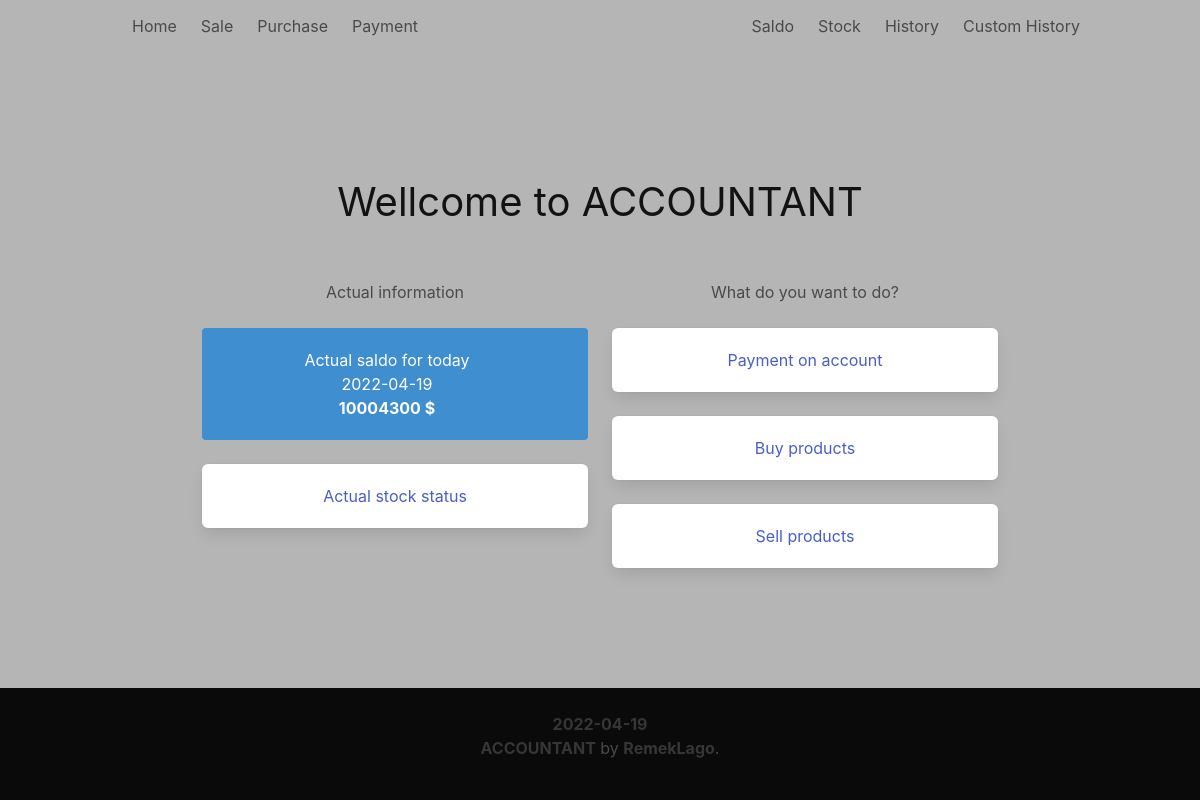
The page /index on the database as committed earlier.
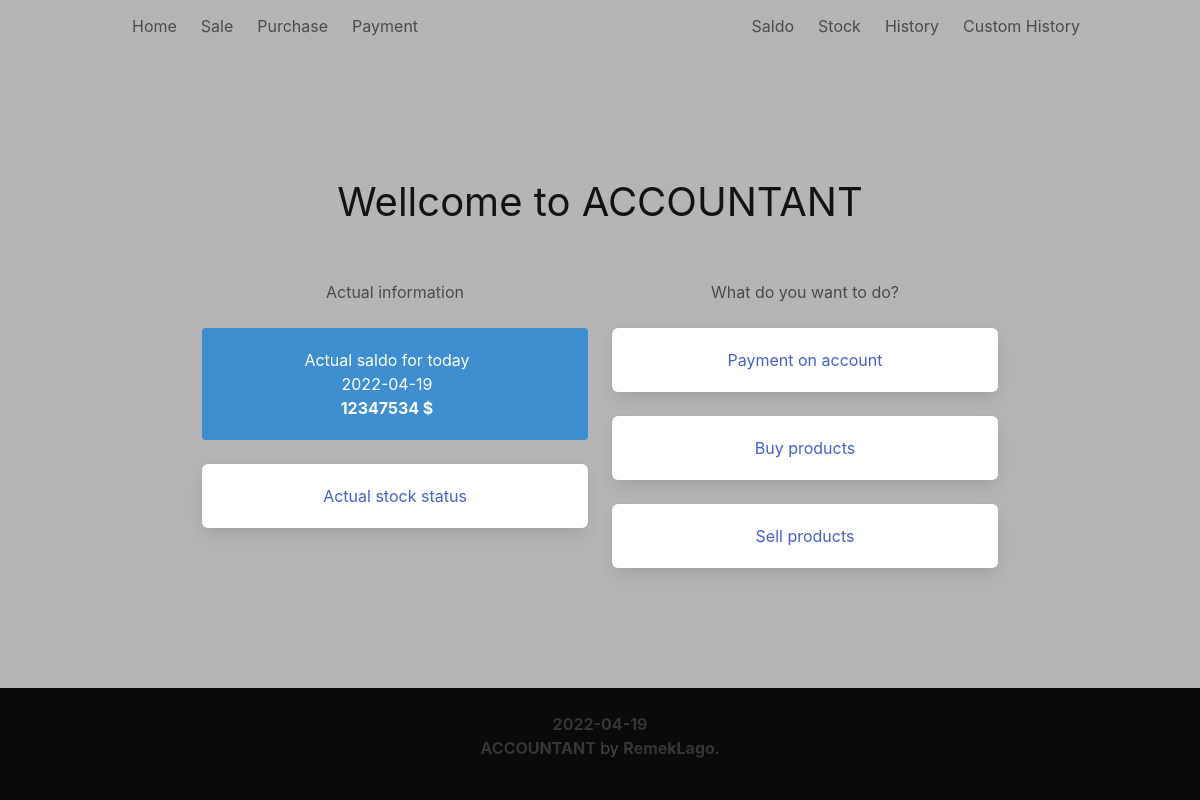
The same page on the database as committed later.
### app/models.py (models this page shows, shortened)
class SaldoTable(db.Model):
    id = db.Column(db.Integer, primary_key=True)
    payment = db.Column(db.Integer)
    saldo = db.Column(db.Integer)
    status = db.Column(db.String(16))
    date = db.Column(db.DateTime, default=datetime.utcnow)

### app/routes.py (the view)
@app.route('/')
@app.route('/index')
def index():
    today = datetime.now().date()
    n = len(SaldoTable.query.all())
    if n == 0:
        current_saldo = 0
    else:
        current_saldo = (SaldoTable.query.filter(SaldoTable.id==n).all())[0].saldo
    return render_template('index.html', today=today, current_saldo=current_saldo)

### app/templates/index.html
{% extends "base.html" %}
{% block content %}
<div class="container">
  <div class="article is-info is-size-2 has-text-black-bis">
    <p> Wellcome to ACCOUNTANT </p>
  </div>
</div>
<br>
<br>
<div class="container">
    <div class="columns is-centered">
       <div class="column is-5">
           <p class="bd-notification is-danger">Actual information</p>
            <br>
            <div class="notification is-info">
            <p> Actual saldo for today </p>
            <p> {{ today.strftime('%Y-%m-%d')}} </p>
            <p><strong> {{ current_saldo }} $ </strong></p>
            </div>
            <div class="box is-center">
                <a href="{{ url_for('stock') }}">Actual stock status</a>
            </div>
        </div>
        <div class="column is-5">
            <p class="bd-notification is-danger">What do you want to do?</p>
            <br>
            <div class="box is-center">
                <a href="{{ url_for('payment') }}">Payment on account</a>
            </div>
            <div class="box is-center">
                <a href="{{ url_for('purchase') }}">Buy products</a>
            </div>
            <div class="box is-center">
                <a href="{{ url_for('sale') }}">Sell products</a>
            </div>
        </div>
    </div>
</div>
{% endblock %}

Rows that differ between the two databases and show on the page:
no longer on this page (row unchanged): SaldoTable: saldo "10004300"
added SaldoTable: saldo "12347534"
